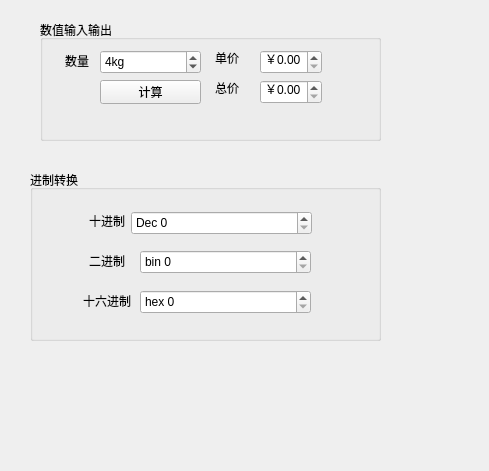
<?xml version="1.0" encoding="UTF-8"?>
<ui version="4.0">
 <class>Widget</class>
 <widget class="QWidget" name="Widget">
  <property name="geometry">
   <rect>
    <x>0</x>
    <y>0</y>
    <width>489</width>
    <height>471</height>
   </rect>
  </property>
  <property name="windowTitle">
   <string>Widget</string>
  </property>
  <widget class="QGroupBox" name="groupBox">
   <property name="geometry">
    <rect>
     <x>40</x>
     <y>20</y>
     <width>341</width>
     <height>121</height>
    </rect>
   </property>
   <property name="title">
    <string>数值输入输出</string>
   </property>
   <widget class="QLabel" name="label">
    <property name="geometry">
     <rect>
      <x>10</x>
      <y>30</y>
      <width>54</width>
      <height>21</height>
     </rect>
    </property>
    <property name="text">
     <string>数量</string>
    </property>
    <property name="alignment">
     <set>Qt::AlignCenter</set>
    </property>
   </widget>
   <widget class="QSpinBox" name="spinNum">
    <property name="geometry">
     <rect>
      <x>60</x>
      <y>30</y>
      <width>101</width>
      <height>24</height>
     </rect>
    </property>
    <property name="suffix">
     <string>kg</string>
    </property>
    <property name="value">
     <number>4</number>
    </property>
   </widget>
   <widget class="QLabel" name="label_2">
    <property name="geometry">
     <rect>
      <x>160</x>
      <y>30</y>
      <width>54</width>
      <height>16</height>
     </rect>
    </property>
    <property name="text">
     <string>单价</string>
    </property>
    <property name="alignment">
     <set>Qt::AlignCenter</set>
    </property>
   </widget>
   <widget class="QDoubleSpinBox" name="dSpinPrice">
    <property name="geometry">
     <rect>
      <x>220</x>
      <y>30</y>
      <width>62</width>
      <height>24</height>
     </rect>
    </property>
    <property name="prefix">
     <string>￥</string>
    </property>
   </widget>
   <widget class="QLabel" name="label_3">
    <property name="geometry">
     <rect>
      <x>160</x>
      <y>60</y>
      <width>54</width>
      <height>16</height>
     </rect>
    </property>
    <property name="text">
     <string>总价</string>
    </property>
    <property name="alignment">
     <set>Qt::AlignCenter</set>
    </property>
   </widget>
   <widget class="QDoubleSpinBox" name="dSpinTotal">
    <property name="geometry">
     <rect>
      <x>220</x>
      <y>60</y>
      <width>62</width>
      <height>24</height>
     </rect>
    </property>
    <property name="prefix">
     <string>￥</string>
    </property>
   </widget>
   <widget class="QPushButton" name="btnCal">
    <property name="geometry">
     <rect>
      <x>60</x>
      <y>60</y>
      <width>101</width>
      <height>24</height>
     </rect>
    </property>
    <property name="text">
     <string>计算</string>
    </property>
   </widget>
  </widget>
  <widget class="QGroupBox" name="groupBox_2">
   <property name="geometry">
    <rect>
     <x>30</x>
     <y>170</y>
     <width>351</width>
     <height>171</height>
    </rect>
   </property>
   <property name="title">
    <string>进制转换</string>
   </property>
   <widget class="QSpinBox" name="spinDec">
    <property name="geometry">
     <rect>
      <x>101</x>
      <y>41</y>
      <width>181</width>
      <height>24</height>
     </rect>
    </property>
    <property name="sizePolicy">
     <sizepolicy hsizetype="Minimum" vsizetype="Fixed">
      <horstretch>0</horstretch>
      <verstretch>0</verstretch>
     </sizepolicy>
    </property>
    <property name="prefix">
     <string>Dec </string>
    </property>
   </widget>
   <widget class="QLabel" name="label_4">
    <property name="geometry">
     <rect>
      <x>50</x>
      <y>40</y>
      <width>54</width>
      <height>21</height>
     </rect>
    </property>
    <property name="text">
     <string>十进制</string>
    </property>
    <property name="alignment">
     <set>Qt::AlignCenter</set>
    </property>
   </widget>
   <widget class="QLabel" name="label_5">
    <property name="geometry">
     <rect>
      <x>50</x>
      <y>80</y>
      <width>54</width>
      <height>21</height>
     </rect>
    </property>
    <property name="text">
     <string>二进制</string>
    </property>
    <property name="alignment">
     <set>Qt::AlignCenter</set>
    </property>
   </widget>
   <widget class="QSpinBox" name="spinBin">
    <property name="geometry">
     <rect>
      <x>110</x>
      <y>80</y>
      <width>171</width>
      <height>24</height>
     </rect>
    </property>
    <property name="prefix">
     <string>bin </string>
    </property>
    <property name="displayIntegerBase">
     <number>2</number>
    </property>
   </widget>
   <widget class="QLabel" name="label_6">
    <property name="geometry">
     <rect>
      <x>50</x>
      <y>120</y>
      <width>54</width>
      <height>21</height>
     </rect>
    </property>
    <property name="text">
     <string>十六进制</string>
    </property>
    <property name="alignment">
     <set>Qt::AlignCenter</set>
    </property>
   </widget>
   <widget class="QSpinBox" name="spinHex">
    <property name="geometry">
     <rect>
      <x>110</x>
      <y>120</y>
      <width>171</width>
      <height>24</height>
     </rect>
    </property>
    <property name="prefix">
     <string>hex </string>
    </property>
    <property name="displayIntegerBase">
     <number>16</number>
    </property>
   </widget>
  </widget>
 </widget>
 <resources/>
 <connections/>
</ui>
